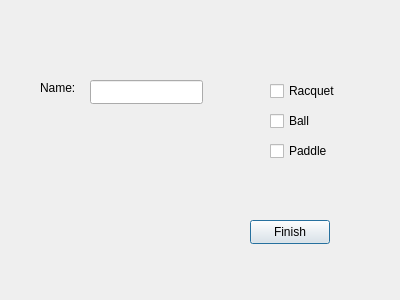
<?xml version="1.0" encoding="UTF-8"?>
<ui version="4.0">
 <class>SportDialog</class>
 <widget class="QDialog" name="SportDialog">
  <property name="geometry">
   <rect>
    <x>0</x>
    <y>0</y>
    <width>400</width>
    <height>300</height>
   </rect>
  </property>
  <property name="windowTitle">
   <string>Dialog</string>
  </property>
  <widget class="QCheckBox" name="paddleCheckBox">
   <property name="geometry">
    <rect>
     <x>270</x>
     <y>140</y>
     <width>78</width>
     <height>22</height>
    </rect>
   </property>
   <property name="text">
    <string>Paddle</string>
   </property>
  </widget>
  <widget class="QLineEdit" name="spLineEdit">
   <property name="geometry">
    <rect>
     <x>90</x>
     <y>80</y>
     <width>113</width>
     <height>24</height>
    </rect>
   </property>
  </widget>
  <widget class="QPushButton" name="spFinishButton">
   <property name="geometry">
    <rect>
     <x>250</x>
     <y>220</y>
     <width>80</width>
     <height>24</height>
    </rect>
   </property>
   <property name="text">
    <string>Finish</string>
   </property>
  </widget>
  <widget class="QCheckBox" name="ballCheckBox">
   <property name="geometry">
    <rect>
     <x>270</x>
     <y>110</y>
     <width>78</width>
     <height>22</height>
    </rect>
   </property>
   <property name="text">
    <string>Ball</string>
   </property>
  </widget>
  <widget class="QLabel" name="spNameLabel">
   <property name="geometry">
    <rect>
     <x>40</x>
     <y>80</y>
     <width>49</width>
     <height>16</height>
    </rect>
   </property>
   <property name="text">
    <string>Name:</string>
   </property>
  </widget>
  <widget class="QCheckBox" name="racquetCheckBox">
   <property name="geometry">
    <rect>
     <x>270</x>
     <y>80</y>
     <width>78</width>
     <height>22</height>
    </rect>
   </property>
   <property name="text">
    <string>Racquet</string>
   </property>
  </widget>
 </widget>
 <resources/>
 <connections/>
</ui>
